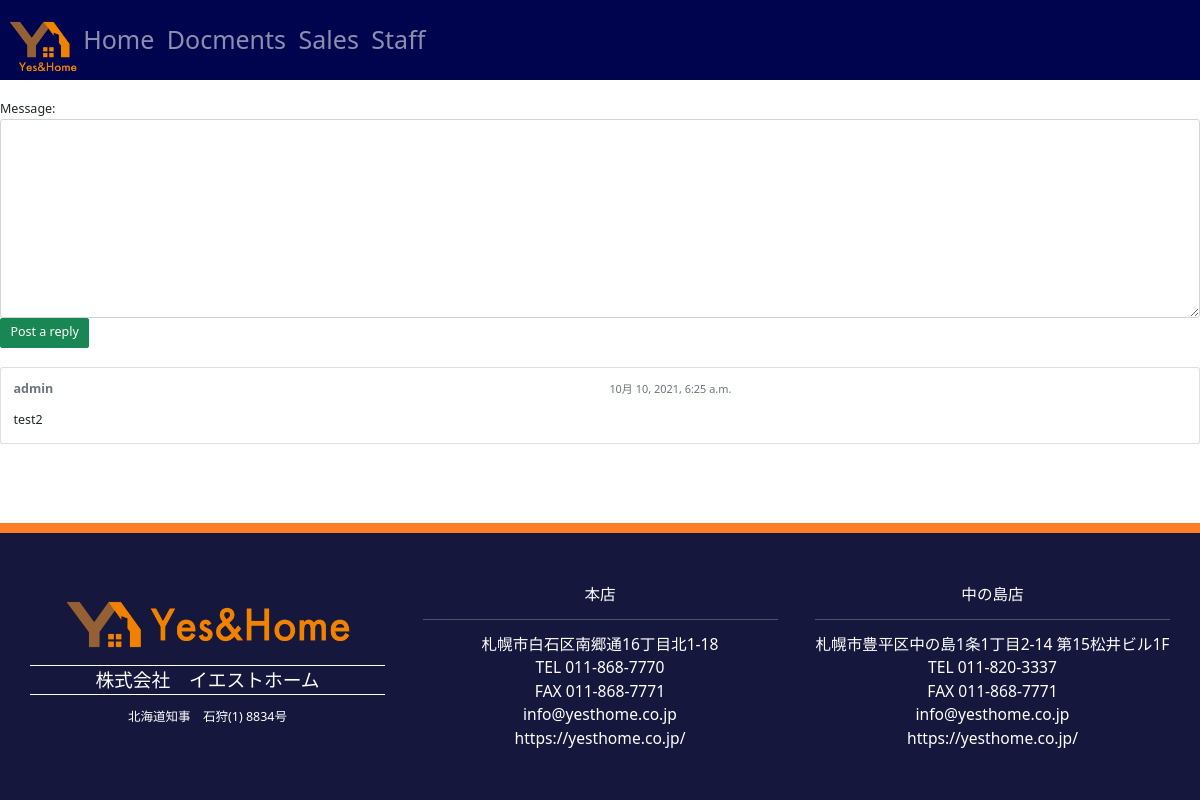
Page /boards/1/topics/2/reply/ on the committed database.
### boards/models.py (models this page shows)
class Post(models.Model):
    message = models.TextField(max_length=4000)
    topic = models.ForeignKey(Topic, related_name='posts', on_delete=models.CASCADE)
    created_at = models.DateTimeField(auto_now_add=True)
    updated_at = models.DateTimeField(null=True)
    created_by = models.ForeignKey(User, related_name='posts', on_delete=models.CASCADE)
    updated_by = models.ForeignKey(User, null=True, related_name='+', on_delete=models.CASCADE)

### boards/views.py (the view)
# urls.py: path('<int:pk>/topics/<int:topic_pk>/reply/', views.reply_topic, name='reply_topic'),
def reply_topic(request, pk, topic_pk):
    topic = get_object_or_404(Topic, board__pk=pk, pk=topic_pk)
    if request.method == 'POST':
        form = PostForm(request.POST)
        if form.is_valid():
            post = form.save(commit=False)
            post.topic = topic
            post.created_by = request.user
            post.save()
            return redirect('topic_posts', pk=pk, topic_pk=topic_pk)
    else:
        form = PostForm()
    return render(request, 'reply_topic.html', {'topic': topic, 'form': form})

### boards/forms.py
class PostForm(forms.ModelForm):
    class Meta:
        model = Post
        fields = ['message', ]

### boards/templatetags/form_tags.py (called while the page is built)
@register.filter
def input_class(bound_field):
    css_class = ''
    if bound_field.form.is_bound:
        if bound_field.errors:
            css_class = 'is-invalid'
        elif field_type(bound_field) != 'PasswordInput':
            css_class = 'is-valid'
    return 'form-control {}'.format(css_class)

### templates/reply_topic.html (shortened to what this page needs)
{% extends 'base.html' %}
{% load static %}
{% block content %}
  <form method="post" class="mb-4" novalidate>
    {% include 'includes/form.html' %}
    <button type="submit" class="btn btn-success">Post a reply</button>
  </form>
  {% for post in topic.posts.all %}
    <div class="card mb-2">
      <div class="card-body p-3">
        <div class="row mb-3">
          <div class="col-6">
            <strong class="text-muted">{{ post.created_by.username }}</strong>
          </div>
          <div class="col-6 text-right">
            <small class="text-muted">{{ post.created_at }}</small>
          </div>
        </div>
        {{ post.message }}
      </div>
    </div>
  {% endfor %}
{% endblock %}

### static/css/style.css (style rules this page uses)
:root { --font-family-sans-serif: "游明朝","Helvetica Neue", Helvetica, Arial, Meiryo, "游ゴシック体", "Yu Gothic", YuGothic, "Hiragino Kaku Gothic ProN", sans-serif; --font-family-monospace: SFMono-Regular, Menlo, Monaco, Consolas, "Liberation Mono", "Courier New", monospace; }
html { font-size: 12.5px; }
.btn { border-radius: 2px; }

### rows in the picture
Post: created_by.username "admin", created_at "10月 10, 2021, 6:25 a.m.", message "test2"

### other values in the picture
{{ field.label_tag }} "Message:"
